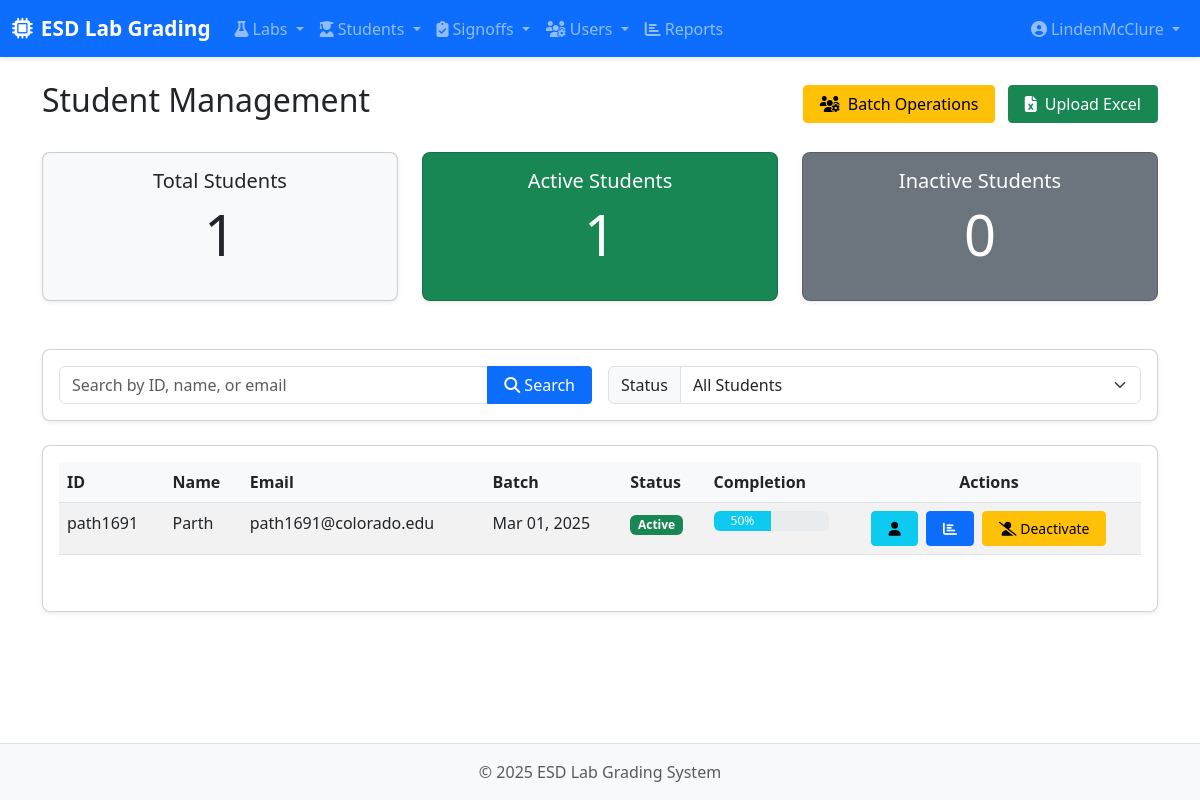
The app's page /students/ (signed in) with its own data.
### labs/models.py (models this page shows, shortened)
class Student(models.Model):
    student_id = models.CharField(max_length=20, unique=True)
    name = models.CharField(max_length=100)
    email = models.EmailField(blank=True)
    batch = models.DateField(auto_now=False, auto_now_add=False)
    active = models.BooleanField(default=True)
    @property
    def get_completion_status(self):
        total_parts = Part.objects.filter(is_required=True).count()
        completed_parts = Signoff.objects.filter(
            student=self,
            status='approved',
            part__is_required=True
        ).values('part').distinct().count()
        if total_parts == 0:
            return 0
        return (completed_parts / total_parts) * 100

### labs/views.py (the view)
    def wrap(request, *args, **kwargs):
        try:
            if hasattr(request.user, 'role') and request.user.role.role in ['instructor']:
                return function(request, *args, **kwargs)
            else:
                raise PermissionDenied("You must be an instructor to access this page.")
        except (AttributeError, UserRole.DoesNotExist):
            raise PermissionDenied("You must be an instructor to access this page.")

### labs/templatetags/role_tags.py (called while the page is built)
@register.filter
def has_role(user, role_name):
    if user.is_anonymous:
        return False
    if user.is_staff:
        return True
    try:
        return hasattr(user, 'role') and user.role.role == role_name
    except:
        return False

### labs/views.py (called while the page is built)
def instructor_required(function):
    def wrap(request, *args, **kwargs):
        try:
            if hasattr(request.user, 'role') and request.user.role.role in ['instructor']:
                return function(request, *args, **kwargs)
            else:
                raise PermissionDenied("You must be an instructor to access this page.")
        except (AttributeError, UserRole.DoesNotExist):
            raise PermissionDenied("You must be an instructor to access this page.")
    wrap.__doc__ = function.__doc__
    wrap.__name__ = function.__name__
    return wrap

### labs/templates/labs/student_list.html (shortened to what this page needs)
{% extends 'base.html' %}
{% load static %}
{% block content %}
<div class="container">
    <div class="d-flex justify-content-between align-items-center mb-4">
        <h1 class="h2">Student Management</h1>
        <div>
            <a href="{% url 'labs:batch_toggle_students' %}" class="btn btn-warning me-2">
                <i class="fas fa-users-cog me-1"></i> Batch Operations
            </a>
            <a href="{% url 'labs:student_upload' %}" class="btn btn-success">
                <i class="fas fa-file-excel me-1"></i> Upload Excel
            </a>
        </div>
    </div>
    <div class="row student-stats">
        <div class="col-md-4">
            <div class="card bg-light">
                <div class="card-body text-center">
                    <h5 class="card-title">Total Students</h5>
                    <p class="display-4">{{ total_students }}</p>
                </div>
            </div>
        </div>
        <div class="col-md-4">
            <div class="card bg-success text-white">
                <div class="card-body text-center">
                    <h5 class="card-title">Active Students</h5>
                    <p class="display-4">{{ active_students }}</p>
                </div>
            </div>
        </div>
        <div class="col-md-4">
            <div class="card bg-secondary text-white">
                <div class="card-body text-center">
                    <h5 class="card-title">Inactive Students</h5>
                    <p class="display-4">{{ inactive_students }}</p>
                </div>
            </div>
        </div>
    </div>
    <div class="card mb-4">
        <div class="card-body">
            <form method="get" class="row g-3">
                <div class="col-md-6">
                    <div class="input-group">
                        <input type="text" name="search" class="form-control" placeholder="Search by ID, name, or email" value="{{ search_query }}">
                        <button class="btn btn-primary" type="submit">
                            <i class="fas fa-search"></i> Search
                        </button>
                    </div>
                </div>
                <div class="col-md-6">
                    <div class="input-group">
                        <label class="input-group-text" for="activeFilter">Status</label>
                        <select class="form-select" id="activeFilter" name="active" onchange="this.form.submit()">
                            <option value="all" {% if active_filter == 'all' %}selected{% endif %}>All Students</option>
                        </select>
                    </div>
                </div>
            </form>
        </div>
    </div>
    <div class="card">
        <div class="card-body">
            <div class="table-responsive">
                <table class="table table-striped table-hover">
                    <thead>
                        <tr>
                            <th>ID</th>
                            <th>Name</th>
                            <th>Email</th>
                            <th>Batch</th>
                            <th>Status</th>
                            <th>Completion</th>
                            <th class="text-center">Actions</th>
                        </tr>
                    </thead>
                    <tbody>
                        {% for student in students %}
                        <tr>
                            <td>{{ student.student_id }}</td>
                            <td>{{ student.name }}</td>
                            <td>{{ student.email }}</td>
                            <td>{{ student.batch|date:"M d, Y" }}</td>
                            <td>
                                {% if student.active %}
                                <span class="badge bg-success">Active</span>
                                {% else %}
                                <span class="badge bg-secondary">Inactive</span>
                                {% endif %}
                            </td>
                            <td>
                                <div class="progress" style="height: 20px;" title="{{ student.get_completion_status|floatformat:1 }}%">
                                    <div class="progress-bar {% if student.get_completion_status >= 100 %}bg-success{% elif student.get_completion_status >= 50 %}bg-info{% else %}bg-warning{% endif %}"
                                         role="progressbar"
                                         style="width: {{ student.get_completion_status }}%;"
                                         aria-valuenow="{{ student.get_completion_status }}"
                                         aria-valuemin="0"
                                         aria-valuemax="100">
                                        {{ student.get_completion_status|floatformat:0 }}%
                                    </div>
                                </div>
                            </td>
                            <td class="action-buttons text-center">
                                <a href="{% url 'labs:student_detail' student.id %}" class="btn btn-sm btn-info me-1" title="View student details">
                                    <i class="fas fa-user"></i>
                                </a>
                                <a href="{% url 'labs:student_grade_report' student.id %}" class="btn btn-sm btn-primary me-1" title="View grade report">
                                    <i class="fas fa-chart-bar"></i>
                                </a>
                                <a href="{% url 'labs:student_toggle_active' student.id %}" class="btn btn-sm {% if student.active %}btn-warning{% else %}btn-success{% endif %}">
                                    {% if student.active %}
                                    <i class="fas fa-user-slash"></i> Deactivate
                                    {% else %}
                                    <i class="fas fa-user-check"></i> Activate
                                    {% endif %}
                                </a>
                            </td>
                        </tr>
                        {% empty %}
                        <tr>
                            <td colspan="7" class="text-center">No students found. {% if search_query %}<a href="{% url 'labs:student_list' %}">Clear search</a>{% endif %}</td>
                        </tr>
                        {% endfor %}
                    </tbody>
                </table>
            </div>
        </div>
    </div>
</div>
{% endblock %}

### templates/base.html (shortened to what this page needs)
{% load static %}
{% load role_tags %}
<!DOCTYPE html>
<html lang="en">
<head>
    <link href="https://cdn.jsdelivr.net/npm/bootstrap@5.3.0-alpha1/dist/css/bootstrap.min.css" rel="stylesheet">
    <link rel="stylesheet" href="https://cdnjs.cloudflare.com/ajax/libs/font-awesome/6.4.0/css/all.min.css">
    <link rel="stylesheet" href="{% static 'css/styles.css' %}">
</head>
<body>
    <nav class="navbar navbar-expand-lg navbar-dark bg-primary sticky-top">
        <div class="container-fluid">
            <a class="navbar-brand" href="{% url 'labs:home' %}">
                <i class="fas fa-microchip me-2"></i>ESD Lab Grading
            </a>
            <div class="collapse navbar-collapse" id="navbarMain">
                <ul class="navbar-nav me-auto">
                    <li class="nav-item dropdown">
                        <a class="nav-link dropdown-toggle" href="#" id="labsDropdown" role="button" data-bs-toggle="dropdown">
                            <i class="fas fa-flask me-1"></i>Labs
                        </a>
                    </li>
                    {% if request.user.is_authenticated %}
                    <li class="nav-item dropdown">
                        <a class="nav-link dropdown-toggle" href="#" id="studentsDropdown" role="button" data-bs-toggle="dropdown">
                            <i class="fas fa-user-graduate me-1"></i>Students
                        </a>
                    </li>
                    {% endif %}
                    {% if request.user.is_authenticated %}
                    <li class="nav-item dropdown">
                        <a class="nav-link dropdown-toggle" href="#" id="signoffsDropdown" role="button" data-bs-toggle="dropdown">
                            <i class="fas fa-clipboard-check me-1"></i>Signoffs
                        </a>
                    </li>
                    {% endif %}
                    {% if request.user.is_authenticated and request.user|has_role:'instructor' %}
                    <li class="nav-item dropdown">
                        <a class="nav-link dropdown-toggle" href="#" id="usersDropdown" role="button" data-bs-toggle="dropdown">
                            <i class="fas fa-users-cog me-1"></i>Users
                        </a>
                    </li>
                    {% endif %}
                    {% if request.user.is_authenticated %}
                    <li class="nav-item">
                        <a class="nav-link" href="{% url 'labs:reports' %}">
                            <i class="fas fa-chart-bar me-1"></i>Reports
                        </a>
                    </li>
                    {% endif %}
                </ul>
                <ul class="navbar-nav ms-3">
                    {% if request.user.is_authenticated %}
                    <li class="nav-item dropdown">
                        <a class="nav-link dropdown-toggle" href="#" id="userDropdown" role="button" data-bs-toggle="dropdown">
                            <i class="fas fa-user-circle me-1"></i>{{ request.user.username }}
                        </a>
                    </li>
                    {% else %}
                    <li class="nav-item">
                        <a class="nav-link" href="{% url 'admin:login' %}?next=/">Login</a>
                    </li>
                    {% endif %}
                </ul>
            </div>
        </div>
    </nav>
    <main class="py-4">
        {% block content %}{% endblock %}
    </main>
    <footer class="footer mt-auto py-3 bg-light">
        <div class="container text-center">
            <span class="text-muted">© {% now "Y" %} ESD Lab Grading System</span>
        </div>
    </footer>
</body>
</html>

### static/css/styles.css (style rules this page uses)
body { min-height: 100vh; display: flex; flex-direction: column; }
main { flex: 1; }
.navbar-brand { font-weight: bold; font-size: 1.3rem; }
.navbar { box-shadow: 0 2px 4px rgba(0, 0, 0, 0.1); }
.card { border-radius: 0.5rem; box-shadow: 0 0.125rem 0.25rem rgba(0, 0, 0, 0.075); margin-bottom: 1.5rem; }
.table-responsive { margin-bottom: 1.5rem; }
.table thead th { background-color: #f8f9fa; font-weight: 600; border-top: none; }
.btn { border-radius: 0.25rem; padding: 0.375rem 1rem; font-weight: 500; }
.btn-primary { background-color: #0d6efd; border-color: #0d6efd; }
.btn-success { background-color: #198754; border-color: #198754; }
.footer { background-color: #f8f9fa; padding: 1.5rem 0; border-top: 1px solid #dee2e6; }

### labs/templates/labs/student_list.html (style rules this page uses)
.student-stats { margin-bottom: 1.5rem; }
.action-buttons { white-space: nowrap; }

### records on screen
Student: student_id "path1691", name "Parth", email "path1691@colorado.edu", batch "Mar 01, 2025", active "Active", get_completion_status "50"

### other values on screen
{{ request.user.username }} "LindenMcClure"
{{ total_students }} "1"
{{ active_students }} "1"
{{ inactive_students }} "0"
